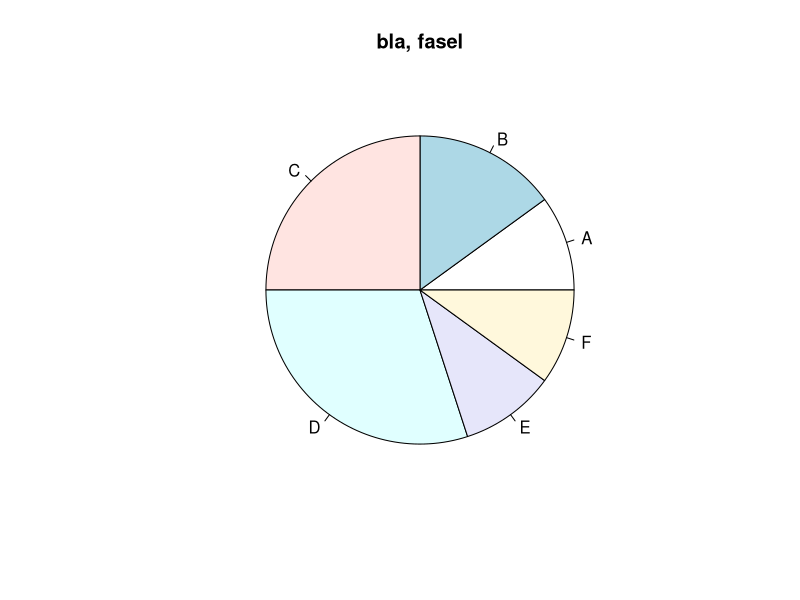

Write R code to recreate this figure.
################################
# DO NOT MODIFY THIS BLOCK!
# id: 123456
# created: 2022-04-21
# achievable score: 17
# DO NOT MODIFY THIS BLOCK! 
################################


# Task 1:
# 3 Points
# Create and return a sequence of whole numbers from 10 to 20.
#
# Do NOT change the following line
create_sequence_from_10_to_20 <- function(){
  c(10:20)
}
create_sequence_from_10_to_20()

# Task 2:
# 3 Points
# Create and return a sequence of whole numbers from 20 to 30.
#
# Do NOT change the following line
create_sequence_from_20_to_30 <- function(){
  c(20:30)
}
create_sequence_from_20_to_30()

# Task 3:
# 3 Points
# Create and return a sequence of whole numbers from 40 to 80.
# Make sure to use 'seq' and a step size of 2.
#
# Do NOT change the following line
create_sequence_from_40_to_80 <- function(){
  seq(40,80,2)
}
create_sequence_from_40_to_80()

# Task 4:
# 2 Points
# Sum 4th and 6th position in vector 'vec'
#
# Do NOT change the following line
sum_4th_and_6th_position <- function(vec){
  vec[4]+vec[6]
}
sum_4th_and_6th_position(vec=c(10:20))

# Task 5:
# 2 Points
# Sum 4th and 6th position in vector 'vec'
#
# Do NOT change the following line
sum_vec1_and_vec2_without_plus <- function(vec1,vec2){
  sum(vec1,vec2)
}
sum_vec1_and_vec2_without_plus(vec1=c(10:20),vec2=c(20:30))

# Task 6:
# 4 Points
# Plot a pie chart. Assign labels to the plots. And give a speaking title.
#
# Do NOT change the following line
plot_pie_chart <- function(data, labels, main){
  pie(data, labels = labels, main = main)
}
plot_pie_chart(data=c(10,15,25,30,10,10), labels=LETTERS[1:6], main="bla, fasel")



